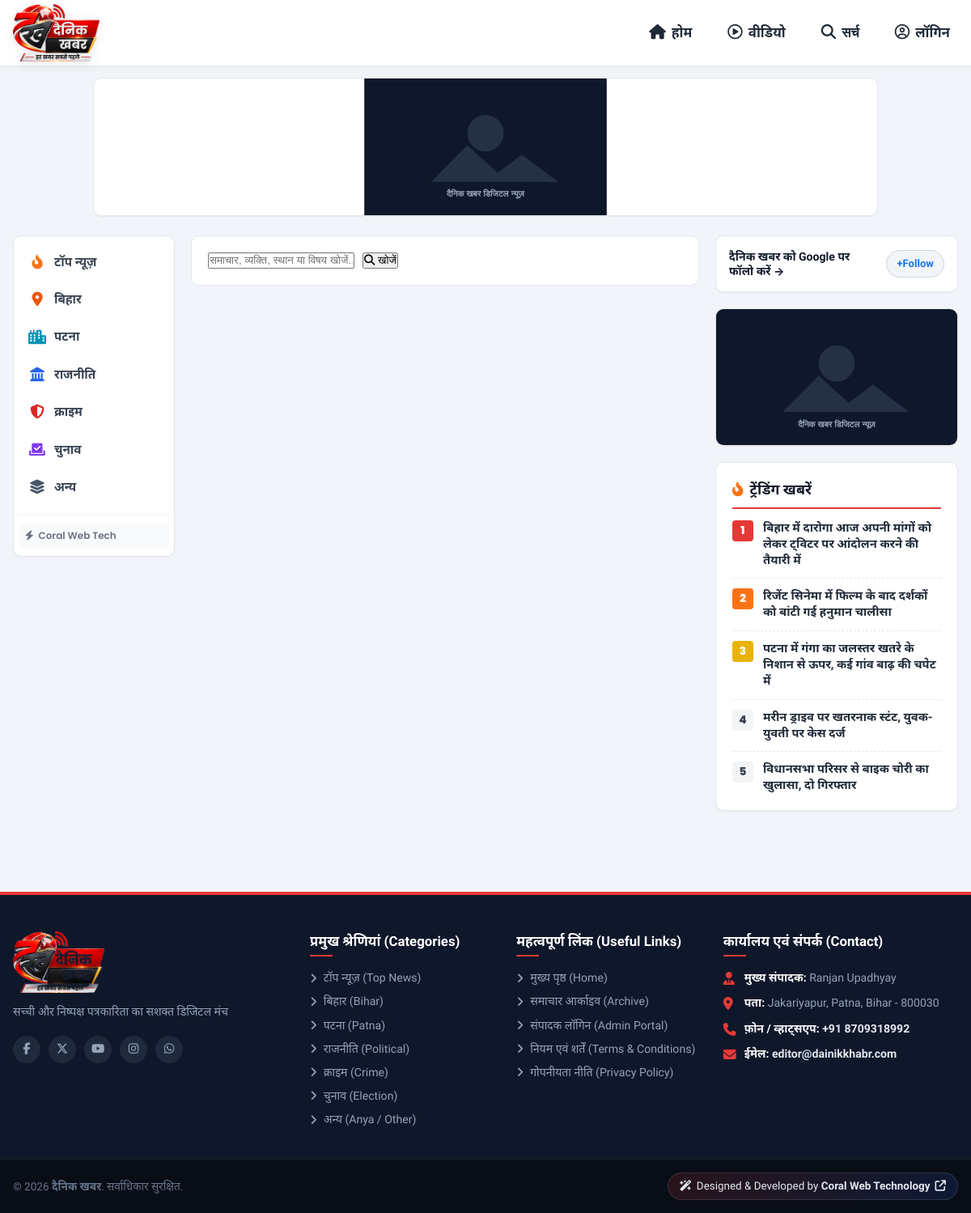
Screenshot of /search.php with the database file from the repository.
### tables this page shows
CREATE TABLE `news` (
  `id` INT AUTO_INCREMENT PRIMARY KEY,
  `category_id` INT NOT NULL,
  `language` VARCHAR(10) NOT NULL DEFAULT 'hi',
  `headline` VARCHAR(500) NOT NULL,
  `subheadline` VARCHAR(500) DEFAULT NULL,
  `slug` VARCHAR(550) NOT NULL UNIQUE,
  `content` LONGTEXT NOT NULL,
  `media_type` ENUM('image', 'video_upload', 'video_embed') NOT NULL DEFAULT 'image',
  `media_url` VARCHAR(500) NOT NULL,
  `priority_order` INT DEFAULT 0,
  `is_breaking` TINYINT(1) DEFAULT 0,
  `views` INT DEFAULT 0,
  `created_at` TIMESTAMP DEFAULT CURRENT_TIMESTAMP,
  `updated_at` TIMESTAMP DEFAULT CURRENT_TIMESTAMP ON UPDATE CURRENT_TIMESTAMP,
  FOREIGN KEY (`category_id`) REFERENCES `categories` (`id`) ON DELETE CASCADE
);

CREATE TABLE `settings` (
  `id` INT AUTO_INCREMENT PRIMARY KEY,
  `site_title` VARCHAR(150) NOT NULL DEFAULT 'दैनिक खबर',
  `tagline` VARCHAR(255) NOT NULL DEFAULT 'सच्ची और निष्पक्ष पत्रकारिता का सशक्त डिजिटल मंच',
  `theme_color` VARCHAR(20) NOT NULL DEFAULT '#e53935',
  `logo_url` VARCHAR(255) DEFAULT 'assets/images/logo.svg',
  `epaper_link` VARCHAR(255) DEFAULT 'https://epaper.dainikkhabr.com',
  `created_at` TIMESTAMP DEFAULT CURRENT_TIMESTAMP,
  `updated_at` TIMESTAMP DEFAULT CURRENT_TIMESTAMP ON UPDATE CURRENT_TIMESTAMP
);

CREATE TABLE `categories` (
  `id` INT AUTO_INCREMENT PRIMARY KEY,
  `name` VARCHAR(100) NOT NULL,
  `slug` VARCHAR(120) NOT NULL UNIQUE,
  `icon` VARCHAR(50) DEFAULT 'fa-newspaper',
  `display_order` INT DEFAULT 0,
  `status` TINYINT(1) DEFAULT 1,
  `created_at` TIMESTAMP DEFAULT CURRENT_TIMESTAMP
);

### includes/functions.php (called while the page is built, shortened)
<?php
require_once __DIR__ . '/../config/db.php';
function get_site_settings($pdo_conn = null) {
    global $pdo;
    $db = $pdo_conn ?: $pdo;
    static $settings = null;
    if ($settings === null) {
        $default = [
            'site_title'  => 'दैनिक खबर',
            'tagline'     => 'सच्ची और निष्पक्ष पत्रकारिता का सशक्त डिजिटल मंच',
            'theme_color' => '#e53935',
            'logo_url'    => 'assets/images/logo.png',
            'epaper_link' => 'https://epaper.dainikkhabr.com'
        ];
        if ($db) {
            try {
                $stmt = $db->query("SELECT * FROM settings WHERE id = 1 LIMIT 1");
                $row = $stmt->fetch();
                $settings = $row ?: $default;
            } catch (PDOException $e) {
                $settings = $default;
            }
        } else {
            $settings = $default;
        }
    }
    return $settings;
}
function get_all_categories($pdo_conn = null) {
    global $pdo;
    $db = $pdo_conn ?: $pdo;
    try {
        $stmt = $db->query("SELECT * FROM categories WHERE status = 1 ORDER BY display_order ASC, id ASC");
        return $stmt->fetchAll();
    } catch (PDOException $e) {
        return [];
    }
}
function get_ad_image_url($image_url) {
    return ASSETS_URL . 'images/placeholder.svg';
}
function get_trending_news($pdo_conn = null, $limit = 5) {
    global $pdo;
    $db = $pdo_conn ?: $pdo;
    try {
        $stmt = $db->prepare("
            SELECT n.*, c.name AS category_name, c.slug AS category_slug
            FROM news n
            JOIN categories c ON n.category_id = c.id
            ORDER BY n.views DESC, n.created_at DESC
            LIMIT :limit
        ");
        $stmt->bindValue(':limit', (int)$limit, PDO::PARAM_INT);
        $stmt->execute();
        return $stmt->fetchAll();
    } catch (PDOException $e) {
        return [];
    }
}
function get_ad_by_position($pdo_conn = null, $position = '') {
    global $pdo;
    $db = $pdo_conn ?: $pdo;
    try {
        $stmt = $db->prepare("
            SELECT * FROM ads
            WHERE position = :pos AND status = 1
            ORDER BY id DESC
            LIMIT 1
        ");
        $stmt->execute([':pos' => $position]);
        return $stmt->fetch();
    } catch (PDOException $e) {
        return null;
    }
}

### search.php (the view, shortened to what this page needs)
<?php
require_once __DIR__ . '/includes/functions.php';
$query = trim($_GET['q'] ?? '');
$sidebarAd = get_ad_by_position($pdo, 'sidebar_banner');
$trendingArticles = get_trending_news($pdo, 5);
require_once __DIR__ . '/includes/header.php';
?>
<div class="bhaskar-page-body">
  <div class="container">
    <div class="bhaskar-grid-3col">
      <?php require_once __DIR__ . '/includes/left-sidebar.php'; ?>
      <main class="bhaskar-main-feed">
        <div style="background: #ffffff; padding: 20px; border-radius: var(--radius-md); border: 1px solid var(--gray-200); margin-bottom: 24px;">
          <form action="<?= BASE_URL ?>/search.php" method="GET" style="display: flex; gap: 10px;">
            <input type="text" name="q" value="<?= htmlspecialchars($query) ?>" class="bhaskar-search-input" placeholder="समाचार, व्यक्ति, स्थान या विषय खोजें..." required>
            <button type="submit" class="bhaskar-search-btn">
              <i class="fa-solid fa-magnifying-glass"></i> खोजें
            </button>
          </form>
        </div>
      </main>
      <aside class="bhaskar-right-rail">
        <div class="google-follow-card">
          <div class="google-follow-text">दैनिक खबर को Google पर फॉलो करें →</div>
          <a href="https://news.google.com" target="_blank" rel="noopener" class="google-follow-btn">+Follow</a>
        </div>
        <div class="bhaskar-sidebar-ad">
          <?php if ($sidebarAd): ?>
            <a href="<?= htmlspecialchars($sidebarAd['link_url']) ?>" target="_blank" rel="sponsored noopener">
              <img src="<?= get_ad_image_url($sidebarAd['image_url']) ?>" alt="Ad">
            </a>
          <?php endif; ?>
        </div>
        <div class="bhaskar-trending-widget">
          <h3 class="bhaskar-widget-header">
            <i class="fa-solid fa-fire-flame-curved" style="color: #f97316;"></i>
            <span>ट्रेंडिंग खबरें</span>
          </h3>
          <div class="bhaskar-rank-list">
            <?php foreach ($trendingArticles as $idx => $tArt): ?>
              <div class="bhaskar-rank-item">
                <span class="bhaskar-rank-num"><?= $idx + 1 ?></span>
                <a href="<?= BASE_URL ?>/article.php?slug=<?= urlencode($tArt['slug']) ?>" class="bhaskar-rank-title">
                  <?= htmlspecialchars($tArt['headline']) ?>
                </a>
              </div>
            <?php endforeach; ?>
          </div>
        </div>
      </aside>
    </div>
  </div>
</div>
<?php
require_once __DIR__ . '/includes/footer.php';
?>

### includes/footer.php (shortened to what this page needs)
<?php
$settings = get_site_settings();
$categories = get_all_categories();
?>
<footer class="site-footer">
    <div class="footer-top">
        <div class="container footer-grid">
            <div class="footer-col brand-col">
                <div class="footer-logo">
                    <img src="<?php echo SITE_URL; ?>/assets/images/logo.png" alt="<?php echo htmlspecialchars($settings['site_title'] ?? 'दैनिक खबर'); ?>" class="footer-brand-logo-img">
                </div>
                <p class="brand-desc">
                    <?php echo htmlspecialchars($settings['tagline'] ?? 'सच्ची और निष्पक्ष पत्रकारिता का सशक्त डिजिटल मंच। देश, विदेश, राज्य और शहर की हर बड़ी खबर सबसे पहले।'); ?>
                </p>
                <div class="social-links">
                    <a href="https://facebook.com" target="_blank" rel="noopener" aria-label="Facebook"><i class="fa-brands fa-facebook-f"></i></a>
                    <a href="https://twitter.com" target="_blank" rel="noopener" aria-label="Twitter / X"><i class="fa-brands fa-x-twitter"></i></a>
                    <a href="https://youtube.com" target="_blank" rel="noopener" aria-label="YouTube"><i class="fa-brands fa-youtube"></i></a>
                    <a href="https://instagram.com" target="_blank" rel="noopener" aria-label="Instagram"><i class="fa-brands fa-instagram"></i></a>
                    <a href="https://whatsapp.com" target="_blank" rel="noopener" aria-label="WhatsApp"><i class="fa-brands fa-whatsapp"></i></a>
                </div>
            </div>
            <div class="footer-col">
                <h4 class="footer-title">प्रमुख श्रेणियां (Categories)</h4>
                <ul class="footer-links-list">
                    <?php foreach ($categories as $cat): ?>
                        <li>
                            <a href="<?php echo SITE_URL; ?>/category.php?slug=<?php echo urlencode($cat['slug']); ?>">
                                <i class="fa-solid fa-angle-right"></i> <?php echo htmlspecialchars($cat['name']); ?>
                            </a>
                        </li>
                    <?php endforeach; ?>
                </ul>
            </div>
            <div class="footer-col">
                <h4 class="footer-title">महत्वपूर्ण लिंक (Useful Links)</h4>
                <ul class="footer-links-list">
                    <li><a href="<?php echo SITE_URL; ?>/"><i class="fa-solid fa-angle-right"></i> मुख्य पृष्ठ (Home)</a></li>
                    <li><a href="<?php echo SITE_URL; ?>/search.php"><i class="fa-solid fa-angle-right"></i> समाचार आर्काइव (Archive)</a></li>
                    <li><a href="<?php echo SITE_URL; ?>/admin/login.php"><i class="fa-solid fa-angle-right"></i> संपादक लॉगिन (Admin Portal)</a></li>
                    <li><a href="#terms"><i class="fa-solid fa-angle-right"></i> नियम एवं शर्तें (Terms & Conditions)</a></li>
                    <li><a href="#privacy"><i class="fa-solid fa-angle-right"></i> गोपनीयता नीति (Privacy Policy)</a></li>
                </ul>
            </div>
            <div class="footer-col contact-col">
                <h4 class="footer-title">कार्यालय एवं संपर्क (Contact)</h4>
                <div class="contact-card">
                    <div class="contact-item">
                        <i class="fa-solid fa-user-tie"></i>
                        <div>
                            <strong>मुख्य संपादक:</strong> Ranjan Upadhyay
                        </div>
                    </div>
                    <div class="contact-item">
                        <i class="fa-solid fa-location-dot"></i>
                        <div>
                            <strong>पता:</strong> Jakariyapur, Patna, Bihar - 800030
                        </div>
                    </div>
                    <div class="contact-item">
                        <i class="fa-solid fa-phone"></i>
                        <div>
                            <strong>फ़ोन / व्हाट्सएप:</strong> <a href="tel:+918709318992">+91 8709318992</a>
                        </div>
                    </div>
                    <div class="contact-item">
                        <i class="fa-solid fa-envelope"></i>
                        <div>
                            <strong>ईमेल:</strong> <a href="mailto:editor@dainikkhabr.com">editor@dainikkhabr.com</a>
                        </div>
                    </div>
                </div>
            </div>
        </div>
    </div>
    <div class="footer-bottom">
        <div class="container footer-bottom-inner">
            <div class="copyright-text">
                &copy; <?php echo date('Y'); ?> <strong><?php echo htmlspecialchars($settings['site_title'] ?? 'दैनिक खबर'); ?></strong>. सर्वाधिकार सुरक्षित.
            </div>
            <div class="developer-credit-box">
                <a href="https://coralwebtechnology.com/" target="_blank" rel="noopener" class="developer-badge">
                    <span class="sparkle"><i class="fa-solid fa-wand-magic-sparkles"></i></span>
                    <span class="dev-text">Designed & Developed by <strong>Coral Web Technology</strong></span>
                    <span class="external-icon"><i class="fa-solid fa-arrow-up-right-from-square"></i></span>
                </a>
            </div>
        </div>
    </div>
</footer>
</body>
</html>

### assets/css/responsive.css (style rules this page uses)
*, *::before, *::after { box-sizing: border-box; }
html, body { width: 100%; max-width: 100%; overflow-x: hidden !important; position: relative; }

### rows the page displays
news: headline "बिहार में दारोगा आज अपनी मांगों को लेकर ट्विटर पर आंदोलन करने की तैयारी में"
news: headline "रिजेंट सिनेमा में फिल्म के बाद दर्शकों को बांटी गई हनुमान चालीसा"
news: headline "पटना में गंगा का जलस्तर खतरे के निशान से ऊपर, कई गांव बाढ़ की चपेट में"
news: headline "मरीन ड्राइव पर खतरनाक स्टंट, युवक-युवती पर केस दर्ज"
news: headline "विधानसभा परिसर से बाइक चोरी का खुलासा, दो गिरफ्तार"
settings: tagline "सच्ची और निष्पक्ष पत्रकारिता का सशक्त डिजिटल मंच", site_title "दैनिक खबर"
categories: name "टॉप न्यूज़ (Top News)"
categories: name "बिहार (Bihar)"
categories: name "पटना (Patna)"
categories: name "राजनीति (Political)"
categories: name "क्राइम (Crime)"
categories: name "चुनाव (Election)"
categories: name "अन्य (Anya / Other)"

### other values shown
$bCat['name'] "टॉप न्यूज़"
$bCat['name'] "बिहार"
$bCat['name'] "पटना"
$bCat['name'] "राजनीति"
$bCat['name'] "क्राइम"
$bCat['name'] "चुनाव"
$bCat['name'] "अन्य"
